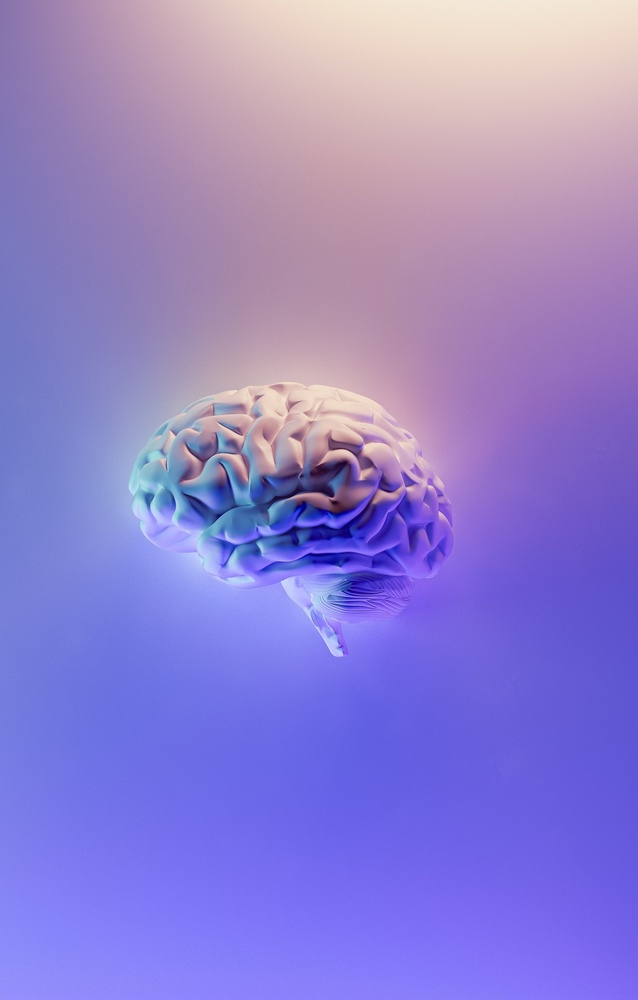
#> input picture F55121075_Daniel Irwansyah_B_Tugas 4 PCD/Gambar asli/gambaraslidft.jpg, 638 x 1000 px, shrunk from 1986 x 3112 before the run, found by its file name
$ python dft.py
#> lines starting #> are read from the running program, lines starting #| are printed output that depends on the picture
import cv2
import numpy as np
import matplotlib.pyplot as plt

img = cv2.imread('Gambar asli/gambaraslidft.jpg', 0)
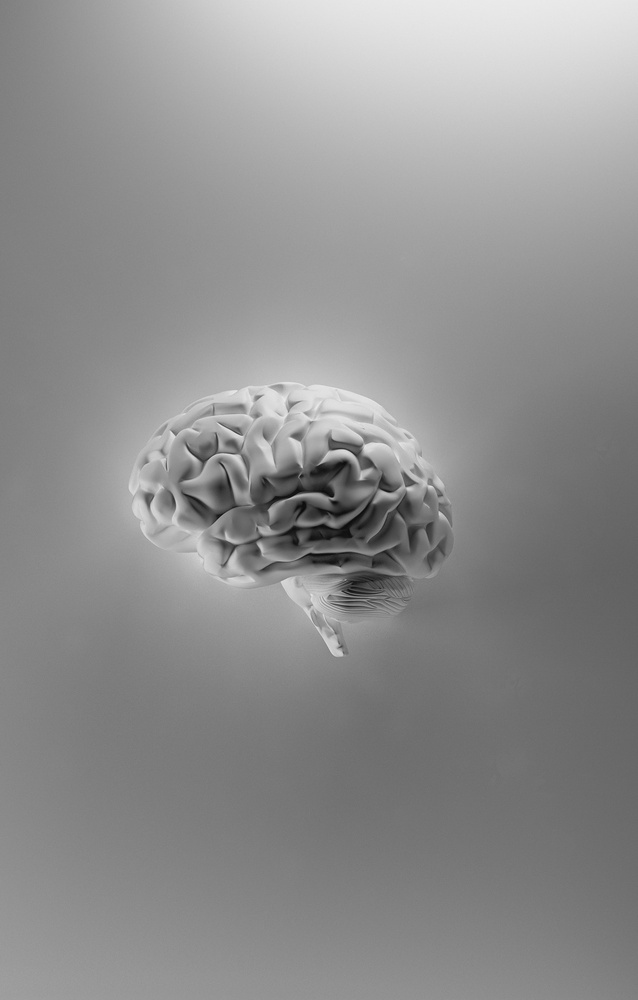
#> img: shape (1000, 638); min 8, max 235, mean 143.2

dft = cv2.dft(np.float32(img), flags=cv2.DFT_COMPLEX_OUTPUT)

dft_shift = np.fft.fftshift(dft)

magnitude_spectrum = 20 * np.log(cv2.magnitude(dft_shift[:, :, 0], dft_shift[:, :, 1]))
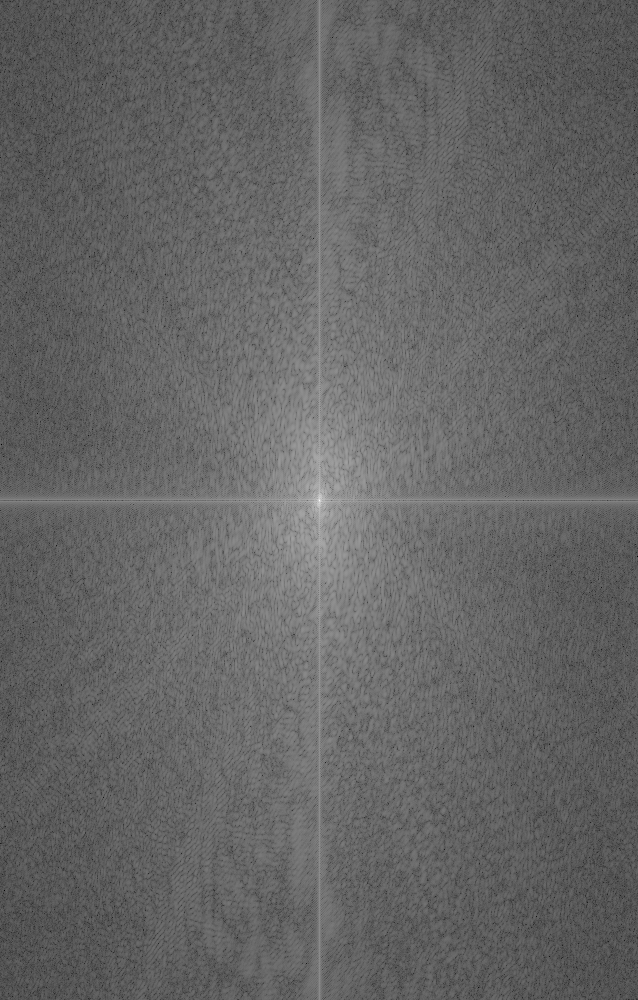
#> magnitude_spectrum: shape (1000, 638) float32; min -1.19, max 366.6, mean 144.5; drawn with min black and max white

fig, (ax1, ax2) = plt.subplots(1, 2, figsize=(10, 5))
ax1.imshow(img, cmap='gray')
ax1.set_title('Gambar Asli')
ax2.imshow(magnitude_spectrum, cmap='gray')
ax2.set_title('Magnitudo Spektrum Frekuensi')
plt.show()
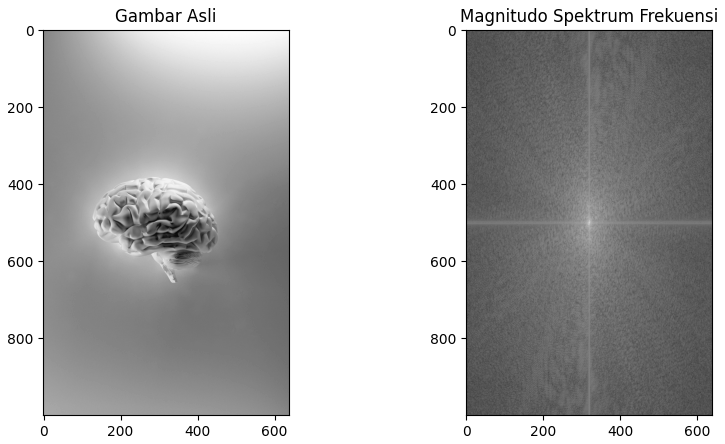
#> figure drawn by matplotlib, 2 panels

cv2.imwrite('hasil_dft.png', magnitude_spectrum)
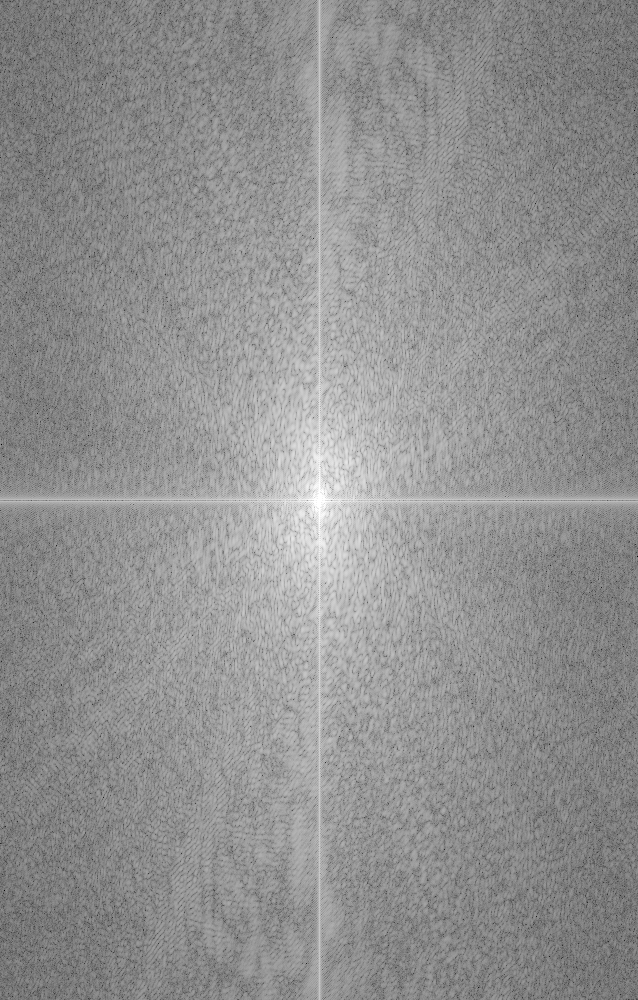
#> saved as hasil_dft.png: shape (1000, 638); min 0, max 255, mean 144.5

cv2.waitKey(0)
cv2.destroyAllWindows()
